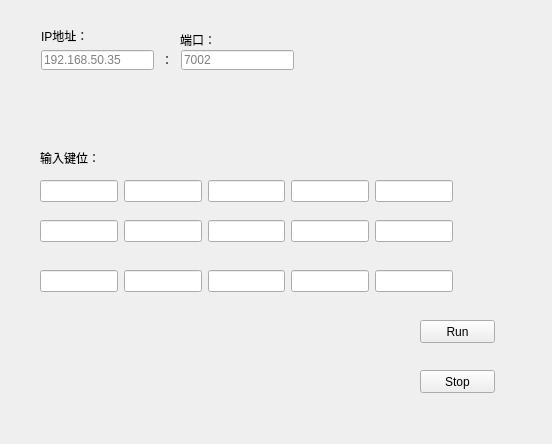
<?xml version="1.0" encoding="UTF-8"?>
<ui version="4.0">
 <class>Form</class>
 <widget class="QWidget" name="Form">
  <property name="geometry">
   <rect>
    <x>0</x>
    <y>0</y>
    <width>552</width>
    <height>444</height>
   </rect>
  </property>
  <property name="windowTitle">
   <string>Form</string>
  </property>
  <widget class="QLabel" name="label_3">
   <property name="geometry">
    <rect>
     <x>161</x>
     <y>50</y>
     <width>16</width>
     <height>20</height>
    </rect>
   </property>
   <property name="text">
    <string>：</string>
   </property>
  </widget>
  <widget class="QLineEdit" name="PORT">
   <property name="geometry">
    <rect>
     <x>181</x>
     <y>50</y>
     <width>113</width>
     <height>20</height>
    </rect>
   </property>
   <property name="placeholderText">
    <string>7002</string>
   </property>
  </widget>
  <widget class="QLineEdit" name="IPA">
   <property name="geometry">
    <rect>
     <x>41</x>
     <y>50</y>
     <width>113</width>
     <height>20</height>
    </rect>
   </property>
   <property name="placeholderText">
    <string>192.168.50.35</string>
   </property>
  </widget>
  <widget class="QLabel" name="label">
   <property name="geometry">
    <rect>
     <x>41</x>
     <y>30</y>
     <width>50</width>
     <height>12</height>
    </rect>
   </property>
   <property name="text">
    <string>IP地址：</string>
   </property>
  </widget>
  <widget class="QLabel" name="label_2">
   <property name="geometry">
    <rect>
     <x>180</x>
     <y>30</y>
     <width>61</width>
     <height>20</height>
    </rect>
   </property>
   <property name="text">
    <string>端口：</string>
   </property>
  </widget>
  <widget class="QWidget" name="layoutWidget">
   <property name="geometry">
    <rect>
     <x>40</x>
     <y>180</y>
     <width>413</width>
     <height>22</height>
    </rect>
   </property>
   <layout class="QHBoxLayout" name="horizontalLayout">
    <item>
     <widget class="QLineEdit" name="key1">
      <property name="placeholderText">
       <string/>
      </property>
     </widget>
    </item>
    <item>
     <widget class="QLineEdit" name="key2">
      <property name="placeholderText">
       <string/>
      </property>
     </widget>
    </item>
    <item>
     <widget class="QLineEdit" name="key3">
      <property name="placeholderText">
       <string/>
      </property>
     </widget>
    </item>
    <item>
     <widget class="QLineEdit" name="key4">
      <property name="placeholderText">
       <string/>
      </property>
     </widget>
    </item>
    <item>
     <widget class="QLineEdit" name="key5">
      <property name="placeholderText">
       <string/>
      </property>
     </widget>
    </item>
   </layout>
  </widget>
  <widget class="QLabel" name="label_4">
   <property name="geometry">
    <rect>
     <x>40</x>
     <y>150</y>
     <width>81</width>
     <height>16</height>
    </rect>
   </property>
   <property name="text">
    <string>输入键位：</string>
   </property>
  </widget>
  <widget class="QWidget" name="layoutWidget_2">
   <property name="geometry">
    <rect>
     <x>40</x>
     <y>220</y>
     <width>413</width>
     <height>22</height>
    </rect>
   </property>
   <layout class="QHBoxLayout" name="horizontalLayout_2">
    <item>
     <widget class="QLineEdit" name="key2_1">
      <property name="placeholderText">
       <string/>
      </property>
     </widget>
    </item>
    <item>
     <widget class="QLineEdit" name="key2_2">
      <property name="placeholderText">
       <string/>
      </property>
     </widget>
    </item>
    <item>
     <widget class="QLineEdit" name="key2_3">
      <property name="placeholderText">
       <string/>
      </property>
     </widget>
    </item>
    <item>
     <widget class="QLineEdit" name="key2_4">
      <property name="placeholderText">
       <string/>
      </property>
     </widget>
    </item>
    <item>
     <widget class="QLineEdit" name="key2_5">
      <property name="placeholderText">
       <string/>
      </property>
     </widget>
    </item>
   </layout>
  </widget>
  <widget class="QWidget" name="layoutWidget_3">
   <property name="geometry">
    <rect>
     <x>40</x>
     <y>270</y>
     <width>413</width>
     <height>22</height>
    </rect>
   </property>
   <layout class="QHBoxLayout" name="horizontalLayout_3">
    <item>
     <widget class="QLineEdit" name="key3_1">
      <property name="placeholderText">
       <string/>
      </property>
     </widget>
    </item>
    <item>
     <widget class="QLineEdit" name="key3_2">
      <property name="placeholderText">
       <string/>
      </property>
     </widget>
    </item>
    <item>
     <widget class="QLineEdit" name="key3_3">
      <property name="placeholderText">
       <string/>
      </property>
     </widget>
    </item>
    <item>
     <widget class="QLineEdit" name="key3_4">
      <property name="placeholderText">
       <string/>
      </property>
     </widget>
    </item>
    <item>
     <widget class="QLineEdit" name="key3_5">
      <property name="placeholderText">
       <string/>
      </property>
     </widget>
    </item>
   </layout>
  </widget>
  <widget class="QPushButton" name="button_run">
   <property name="geometry">
    <rect>
     <x>420</x>
     <y>320</y>
     <width>75</width>
     <height>23</height>
    </rect>
   </property>
   <property name="text">
    <string>Run</string>
   </property>
  </widget>
  <widget class="QPushButton" name="button_stop">
   <property name="geometry">
    <rect>
     <x>420</x>
     <y>370</y>
     <width>75</width>
     <height>23</height>
    </rect>
   </property>
   <property name="text">
    <string>Stop</string>
   </property>
  </widget>
 </widget>
 <resources/>
 <connections/>
</ui>
